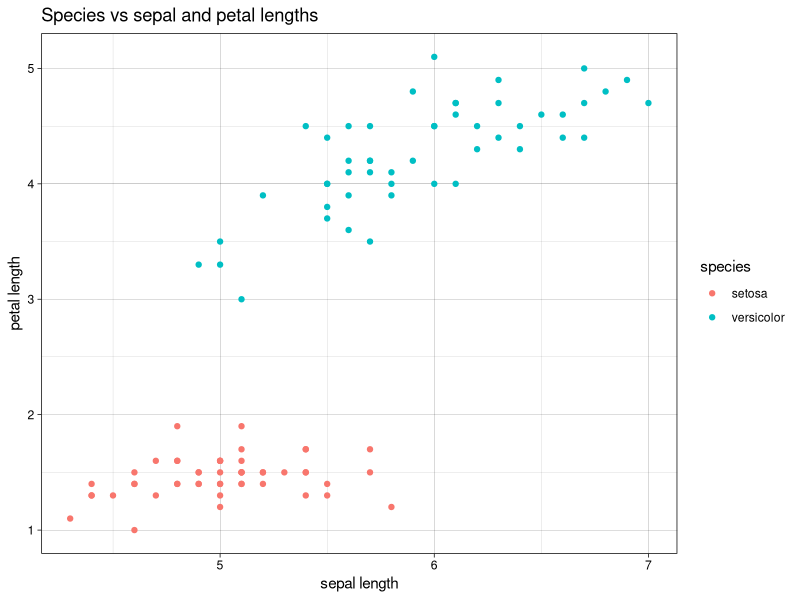
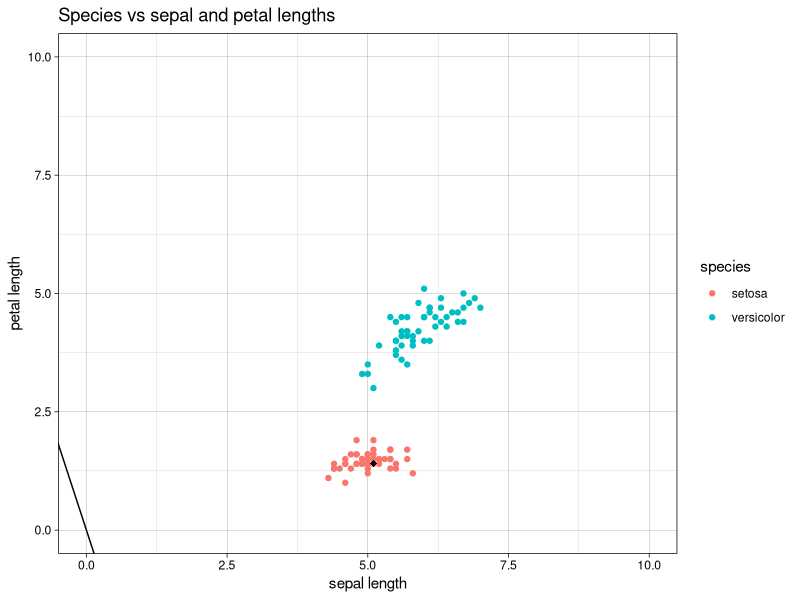
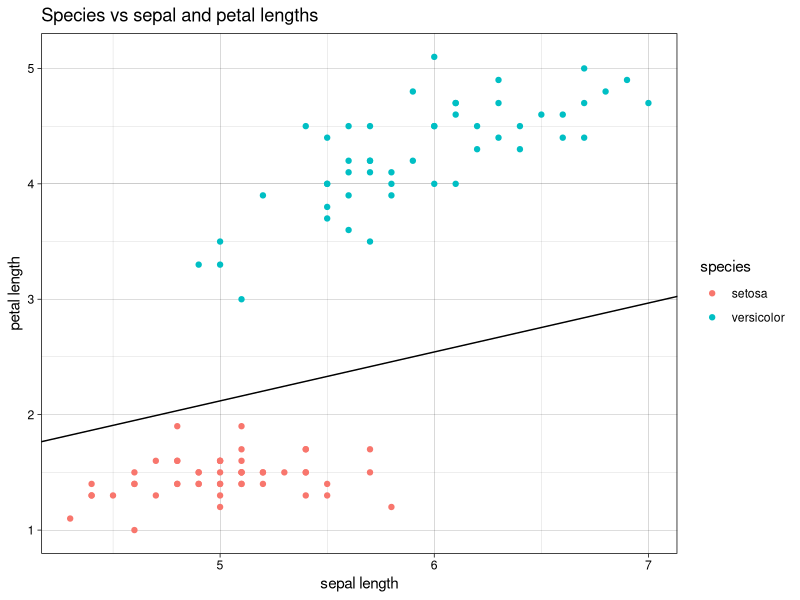

The R source for these figures, in order:
## ---- chunk 1
library(tidyverse)
library(patchwork)
library(scales)
knitr::opts_chunk$set(echo = TRUE, message = FALSE, warning=FALSE, 
                      fig.align = 'center', fig.width = 5, fig.height=3, cache = TRUE)
comma <- function(x) format(x, digits = 2, big.mark = ",")
theme_set(theme_linedraw())
color.blues <- c(NA,"#BDD7E7", "#6BAED6", "#3182BD", "#08519C", "#074789", "#063e77", "#053464")
color.itam  <- c("#00362b", "#00503f", "#006953", "#008367", "#009c7b", "#00b68f")


sin_lineas <- theme(panel.grid.major = element_blank(), panel.grid.minor = element_blank())
sin_leyenda <- theme(legend.position = "none")
sin_ejes <- theme(axis.ticks = element_blank(), 
        axis.text = element_blank())

## ---- chunk 2

data(iris)

data <- iris %>% 
    mutate(sepal = Sepal.Length, 
           petal = Petal.Length, 
           species = Species) %>% 
    select(sepal, petal, species) %>% 
    filter(species %in% c("setosa", "versicolor"))

data %>% 
    ggplot(aes( x = sepal, y = petal)) + 
        geom_point(aes(color = species)) + 
        xlab("sepal length") + 
        ylab("petal length") + 
        ggtitle("Species vs sepal and petal lengths")

## ---- chunk 3

data <- data %>% 
    mutate(target = ifelse(species == 'setosa', 1, -1))

data

## ---- chunk 4

w <- c(w1 = 0, w2 = 0)
w

## ---- chunk 5

dt.misclass <- data %>% 
    mutate(yhat = sign(w[1] * sepal + w[2] * petal), 
           loss = target * yhat) %>% 
    summarise(misclass = which(loss <= 0 )) %>% 
    pull(misclass)


if (length(dt.misclass) > 0){
    # id <- dt.misclass[1]
    id <- sample(dt.misclass, 1)
} else {
    id <- NA
}

x <- simplify2array(data %>% select(sepal, petal) %>% slice(id))
y <- simplify2array(data %>% select(target) %>% slice(id))

dw <- y * x
w <- w + dw

data %>% 
    ggplot(aes( x = sepal, y = petal)) + 
        geom_point(aes(color = species)) + 
        geom_point(data = data %>% slice(id), 
                   aes(x = sepal, y = petal), 
                   size = 2, shape = 18) + 
        geom_abline(slope = -w[1]/w[2], intercept = 0, color = 'black') + 
        xlab("sepal length") + 
        ylab("petal length") + 
        ylim(0, 10) + xlim(0, 10) + 
        ggtitle("Species vs sepal and petal lengths")


## ---- chunk 6

w <- c(w1 = 0, w2 = 0)
W_history <- w
P_history <- c(NULL)

for (iter in seq(100)){
    dt.misclass <- data %>% 
        mutate(yhat = sign(w[1] * sepal + w[2] * petal), 
               loss = target * yhat) %>% 
        summarise(misclass = which(loss <= 0 )) %>% 
        pull(misclass)
    
    
    if (length(dt.misclass) > 0){
        id <- dt.misclass[1]
        # id <- sample(dt.misclass, 1)
        P_history  <- cbind(P_history, id)
    } else {
        break
    }
    
    x <- simplify2array(data %>% select(sepal, petal) %>% slice(id))
    y <- simplify2array(data %>% select(target) %>% slice(id))
    
    dw <- y * x
    w <- w + dw
    W_history <- bind_rows(W_history, w)
}

W_history
## ---- chunk 7

data %>% 
    ggplot(aes( x = sepal, y = petal)) + 
        geom_point(aes(color = species)) +
        geom_abline(slope = -w[1]/w[2], intercept = 0, color = 'black') + 
        xlab("sepal length") + 
        ylab("petal length") + 
        ggtitle("Species vs sepal and petal lengths")

